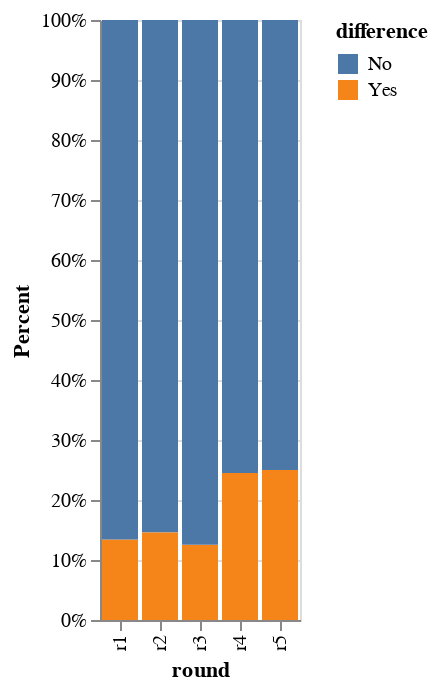

The code cell stored with this chart in its notebook:
### Code cell
# Normalize difference in each round

alt.Chart(summary_df3_difference).transform_aggregate(
    count='count()',
    groupby=['round', 'difference']
).transform_joinaggregate(
    total='sum(count)',
    groupby=['round']
).transform_calculate(
    frac=alt.datum.count / alt.datum.total
).mark_bar().encode(
    x="round:O",
    y=alt.Y('count:Q', stack="normalize", axis=alt.Axis(title="Percent", format="%")),
    color='difference:N',
    tooltip=[
        alt.Tooltip('count:Q', title="Total Difference"),
        alt.Tooltip('frac:Q', title="Percentage of Difference", format='.0%')
    ]
)

### Figure 1 — Vega-Lite specification as saved in the notebook (floating-point values rounded to 4 significant figures; data arrays with more than 128 entries replaced by an {"elided": "..."} marker saying what was removed)
{"config": {"view": {"continuousWidth": 400, "continuousHeight": 300}}, "data": {"name": "data-c50be68280a5ad66c086949d578ff5c2"}, "mark": "bar", "encoding": {"color": {"field": "difference", "type": "nominal"}, "tooltip": [{"field": "count", "title": "Total Difference", "type": "quantitative"}, {"field": "frac", "format": ".0%", "title": "Percentage of Difference", "type": "quantitative"}], "x": {"field": "round", "type": "ordinal"}, "y": {"axis": {"format": "%", "title": "Percent"}, "field": "count", "stack": "normalize", "type": "quantitative"}}, "transform": [{"aggregate": [{"op": "count", "as": "count"}], "groupby": ["round", "difference"]}, {"joinaggregate": [{"op": "sum", "field": "count", "as": "total"}], "groupby": ["round"]}, {"calculate": "(datum.count / datum.total)", "as": "frac"}], "$schema": "https://vega.github.io/schema/vega-lite/v4.17.0.json", "datasets": {"data-c50be68280a5ad66c086949d578ff5c2": {"elided": "4227 records"}}}
